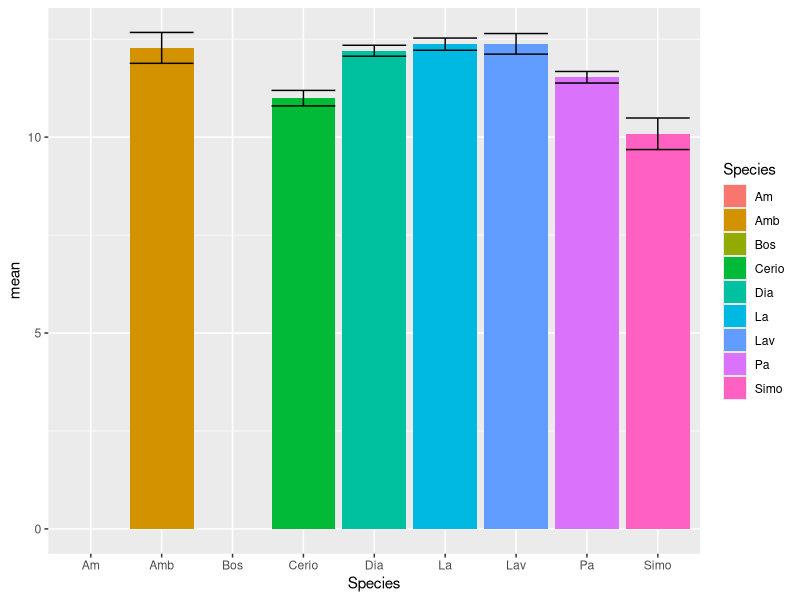

The R script that drew this image: (Note: this script raises an error after producing the figure.)
## ---- chunk 1
library(tidyverse)
library(magrittr)
library(here)
library(ggridges)
## ---- chunk 2
dat <- read_csv(here("workshop/microsporidians.csv"))

seq_dat <- read_csv(here("data/Microsporidia ID for Alex Strauss - All Samples.csv"))
## ---- chunk 3
seq_dat %<>% mutate(Key = `Sample ID`)

dat %<>% full_join(., seq_dat, by = join_by(Key, Lake, `Avg. Count`, Spores))

dat %<>% filter(!is.na(Key)) %>% filter(!is.na(colnames(.[1]))) %>% filter(!is.na(Species)) %>% select(-colnames(.[1]))
## ---- chunk 4
yield <- dat %>% mutate(log_spores = log(Spores)) %>% 
  group_by(Species) %>% 
  summarize(mean = mean(log_spores),
            var = var(log_spores),
            se = sd(log_spores)/sqrt(n()))
## ---- chunk 5
yield %>% ggplot(.,aes(x=Species, y=mean, fill = Species)) + geom_col() + geom_errorbar(aes(ymin=mean-se, ymax=mean+se))
## ---- chunk 6
site_months <- dat %>% select(c(full_date:worm)) %>% group_by(st_date, lake_id) %>% distinct()

site_months %<>% mutate(abund = sum(c(dpa.ncount, dam.ncount, dla.ncount, sim.ncount, dia.ncount, cer.ncount, bos.ncount)),
                        inf = sum(c(dpa.ninfect, dam.ninfect, dla.ninfect, sim.ninfect, dia.ninfect, cer.ninfect, bos.ninfect)),
                        prev = inf/abund)

site_months %<>% filter(!lake_id %in% c("Oglethorpe", "NN1", "Memorial", "Chapman"))

site_months %>% ggplot(.,aes(x=jday_cum, y=lake_id, group=lake_id, fill=as.factor(lake_id), height = abund)) + 
  geom_density_ridges_gradient(show.legend = F, stat = "identity") + 
  labs(x = "Day", y ="Lake", title = "Abundance over time")

site_months %>% ggplot(.,aes(x=jday_cum, y=lake_id, group=lake_id, fill=as.factor(lake_id), height = inf)) + 
  geom_density_ridges_gradient(show.legend = F, stat = "identity") + 
  labs(x = "Day", y ="Lake", title = "Incidence over time")

site_months %>% ggplot(.,aes(x=jday_cum, y=lake_id, group=lake_id, fill=as.factor(lake_id), height = prev)) + 
  geom_density_ridges_gradient(show.legend = F, stat = "identity") + 
  labs(x = "Day", y ="Lake", title = "Prevalence over time")

## ---- chunk 7
abundances <- site_months %>% select(c(st_date, lake_id, jday_cum, lakeday, dpa.ncount, dam.ncount, dla.ncount, sim.ncount, dia.ncount, cer.ncount, bos.ncount, abund))
abundances %<>% pivot_longer(.,cols = ends_with("ncount"))
abundances %<>% mutate(prop = value/abund)
## ---- chunk 8
abundances %>% filter(lake_id == "Deans") %>% ggplot(.,aes(x=as.factor(jday_cum), y=prop, fill=name)) + geom_bar(stat = "identity", position="stack")
## ---- chunk 9
mean_abund <- site_months %>% group_by(lake_id) %>% summarize(dpa_prop = mean(dpa.ncount/abund),
                                                              dpa_se = sd(dpa.ncount/abund)/sqrt(n()),
                                                              dam_prop = mean(dam.ncount/abund),
                                                              dam_se = sd(dam.ncount/abund)/sqrt(n()),
                                                              dla_prop = mean(dla.ncount/abund),
                                                              dla_se = sd(dla.ncount/abund)/sqrt(n()),
                                                              sim_prop = mean(sim.ncount/abund),
                                                              sim_se = sd(sim.ncount/abund)/sqrt(n()),
                                                              dia_prop = mean(dia.ncount/abund),
                                                              dia_se = sd(dia.ncount/abund)/sqrt(n()),
                                                              cer_prop = mean(cer.ncount/abund),
                                                              cer_se = sd(cer.ncount/abund)/sqrt(n()),
                                                              bos_prop = mean(bos.ncount/abund),
                                                              bos_se = sd(bos.ncount/abund)/sqrt(n()))
